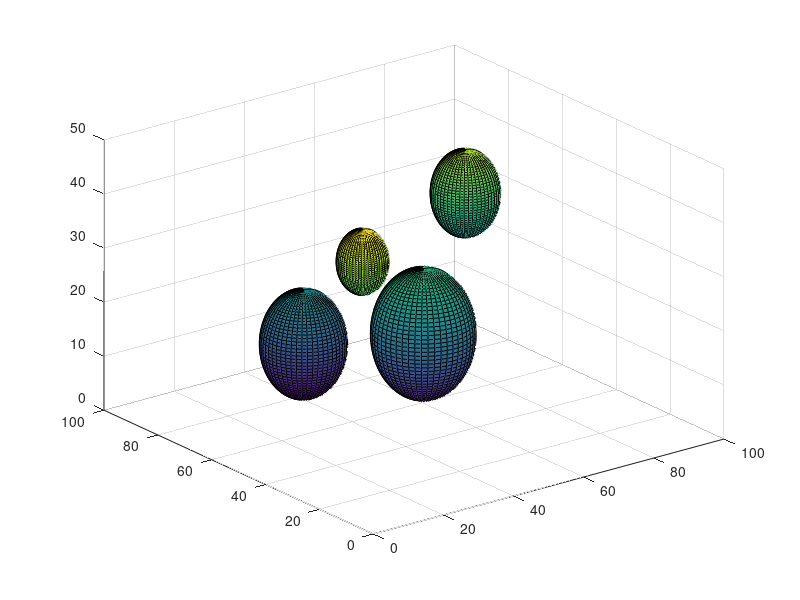

MATLAB code for this plot:
r=[6 10 12 8];
a=[20 30 45 80];
b=[30 65 40 70];
c=[40 15 20 33];
[x,y,z]=sphere(50);
for i=1:4
    surf(r(i)*x+a(i),r(i)*y+b(i),r(i)*z+c(i));
    hold on
end

axis([0,100,0,100,0,50]); 

